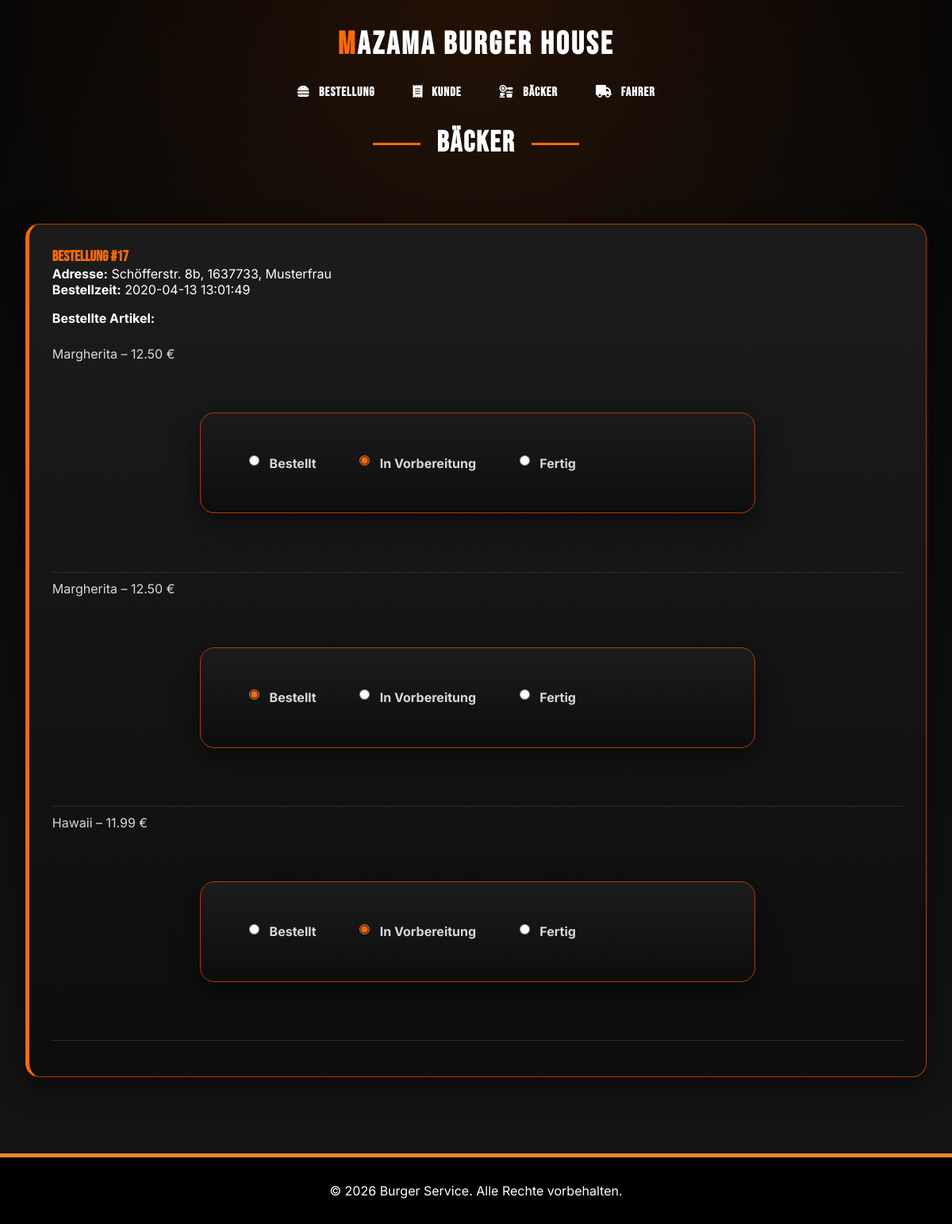
Before: /Praktikum/baker with the older database file.
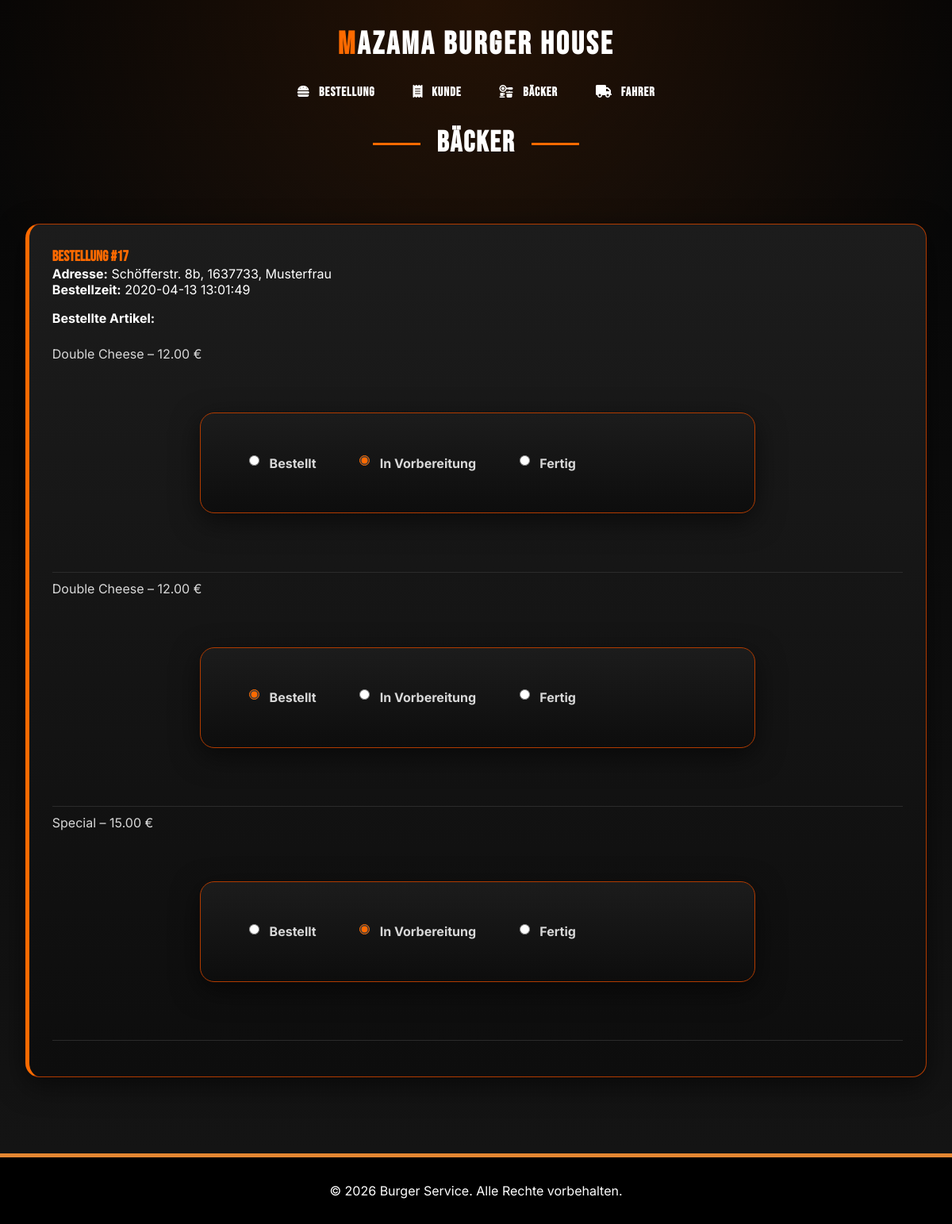
After: the same page with the newer database file.
### tables this page shows
CREATE TABLE `ordered_article` (
  `ordered_article_id` int(11) NOT NULL,
  `ordering_id` int(11) NOT NULL,
  `article_id` int(11) NOT NULL,
  `status` int(11) NOT NULL DEFAULT 0
);

CREATE TABLE `article` (
  `article_id` int(11) NOT NULL,
  `name` varchar(20) NOT NULL,
  `picture` varchar(254) NOT NULL,
  `price` float NOT NULL
);

### src/Praktikum/App/Core/BaseController.php (called while the page is built, shortened)
<?php
abstract class BaseController
{
    protected function renderHtml(string $viewFile, array $viewData = []): void
    {
        extract($viewData);
        require $viewFile;
    }
}

### src/Praktikum/App/Controller/BakerController.php (called while the page is built, shortened)
<?php
require_once 'App/Core/BaseController.php';
require_once 'App/Model/OrderingModel.php';
require_once 'App/Core/Router.php';
class BakerController extends BaseController
{
    private OrderingModel $orderingModel;
    public function __construct()
    {
        $this->orderingModel = new OrderingModel();
    }
    public function getData(): array
    {
        $orders = $this->orderingModel->getOrdersForBaker();
        return [
            'orders' => $orders,
            'page_title' => 'Bäcker-Ansicht'
        ];
    }
    public function generateResponse(): void
    {
        $data = $this->getData();
        $this->renderHtml('App/View/baker.view.php', ['data' => $data]);
    }
    public function handleRequest(): void
    {
        $this->generateResponse();
    }
}

### src/Praktikum/index.php (called while the page is built, shortened)
<?php
require_once 'App/Core/Router.php';
require_once 'App/Core/BaseModel.php';
$router = new Router();
try {
    switch ($router->getRoute()) {
        case 'baker':
            require_once 'App/Controller/BakerController.php';
            $controller = new BakerController();
            break;
    }
    $controller->handleRequest();
} catch (Exception $e) {
    http_response_code(500);
    echo "<h1>Unexpected error occurred</h1>";
    echo "<p>" . htmlspecialchars($e->getMessage(), ENT_QUOTES, 'UTF-8') . "</p>";
}

### src/Praktikum/App/Core/BaseModel.php (called while the page is built, shortened)
<?php
abstract class BaseModel
{
    public function __construct()
    {
        $host = gethostbyname('mariadb') !== 'mariadb' ? 'mariadb' : 'localhost';
        $user = 'public';
        $password = 'public';
        $database = 'pizzaservice';
        $this->db = new MySQLi($host, $user, $password, $database);
    }
}

### src/Praktikum/App/Model/OrderingModel.php (called while the page is built, shortened)
<?php
require_once 'App/Core/BaseModel.php';
class OrderingModel extends BaseModel
{
    public function getOrdersForBaker(): array
{
    $sql = "
        SELECT o.ordering_id, o.address, o.ordering_time,
               oa.ordered_article_id, oa.article_id, oa.status,
               a.name AS article_name, a.price AS article_price
        FROM ordering o
        JOIN ordered_article oa ON o.ordering_id = oa.ordering_id
        JOIN article a ON oa.article_id = a.article_id
        WHERE oa.status < 3
        ORDER BY o.ordering_time DESC
    ";
    $stmt = $this->db->prepare($sql);
    $stmt->execute();
    return $stmt->get_result()->fetch_all(MYSQLI_ASSOC) ?: [];
}
}

### src/Praktikum/App/Core/Router.php (called while the page is built, shortened)
<?php
class Router
{
    public static function generateUrl(string $path = ''): string
    {
        $base = rtrim(dirname((string)$_SERVER['SCRIPT_NAME']), '/');
        $path = ltrim($path, '/');
        return $path === '' ? $base . '/' : $base . '/' . $path;
    }
}

### src/Praktikum/App/View/baker.view.php (the view, shortened to what the changed rows need)
<?php
$orders = $data['orders'] ?? [];
require_once 'partials/head.php';
?>
<?php
require_once 'partials/header.php';
?>
<main>
    <section>
        <?php if (empty($orders)): ?>
            <p>Derzeit keine offenen Bestellungen.</p>
        <?php else: ?>
            <?php
            $groupedOrders = [];
            foreach ($orders as $order) {
                $orderId = (int)$order['ordering_id'];
                if (!isset($groupedOrders[$orderId])) {
                    $groupedOrders[$orderId] = [
                        'ordering_id' => $order['ordering_id'],
                        'address' => $order['address'],
                        'ordering_time' => $order['ordering_time'],
                        'articles' => []
                    ];
                }
                $groupedOrders[$orderId]['articles'][] = [
                    'ordered_article_id' => $order['ordered_article_id'],
                    'article_name' => $order['article_name'],
                    'article_price' => $order['article_price'],
                    'status' => $order['status']
                ];
            }
            ?>
            <?php foreach ($groupedOrders as $order): ?>
                <div class="order-card">
                    <h3>Bestellung #<?= (int)$order['ordering_id'] ?></h3>
                    <p>
                        <strong>Adresse:</strong>
                        <?= htmlspecialchars((string)$order['address'], ENT_QUOTES, 'UTF-8') ?>
                    </p>
                    <p>
                        <strong>Bestellzeit:</strong>
                        <?= htmlspecialchars((string)$order['ordering_time'], ENT_QUOTES, 'UTF-8') ?>
                    </p>
                    <h4 class="ordered_articles">Bestellte Artikel:</h4>
                    <ul>
                        <?php foreach ($order['articles'] as $article): ?>
                            <li>
                                <?= htmlspecialchars((string)$article['article_name'], ENT_QUOTES, 'UTF-8') ?>
                                –
                                <?= number_format((float)$article['article_price'], 2) ?> €
                                <form method="POST" action="<?= Router::generateUrl('baker') ?>" class="status-form">
                                    <div class="status-options">
                                        <label>
                                            <input
                                                type="radio"
                                                name="status"
                                                value="0"
                                                onclick="this.form.submit();"
                                                <?= (int)$article['status'] === 0 ? 'checked' : '' ?>
                                            >
                                            Bestellt
                                        </label>
                                        <label>
                                            <input
                                                type="radio"
                                                name="status"
                                                value="1"
                                                onclick="this.form.submit();"
                                                <?= (int)$article['status'] === 1 ? 'checked' : '' ?>
                                            >
                                            In Vorbereitung
                                        </label>
                                        <label>
                                            <input
                                                type="radio"
                                                name="status"
                                                value="2"
                                                onclick="this.form.submit();"
                                                <?= (int)$article['status'] === 2 ? 'checked' : '' ?>
                                            >
                                            Fertig
                                        </label>
                                    </div>
                                </form>
                            </li>
                        <?php endforeach; ?>
                    </ul>
                </div>
            <?php endforeach; ?>
        <?php endif; ?>
    </section>
</main>
<?php require_once 'partials/footer.php'; ?>

Changed rows visible on the page:
changed through a linked row, ordered_article (number 1 of 3 on the later page): article.name "Margherita" → "Double Cheese"; article.price "12.50" → "12.00"
changed through a linked row, ordered_article "☑ Bestellt": article.name "Margherita" → "Double Cheese"; article.price "12.50" → "12.00"
changed through a linked row, ordered_article: article.name "Hawaii" → "Special"; article.price "11.99" → "15.00"
